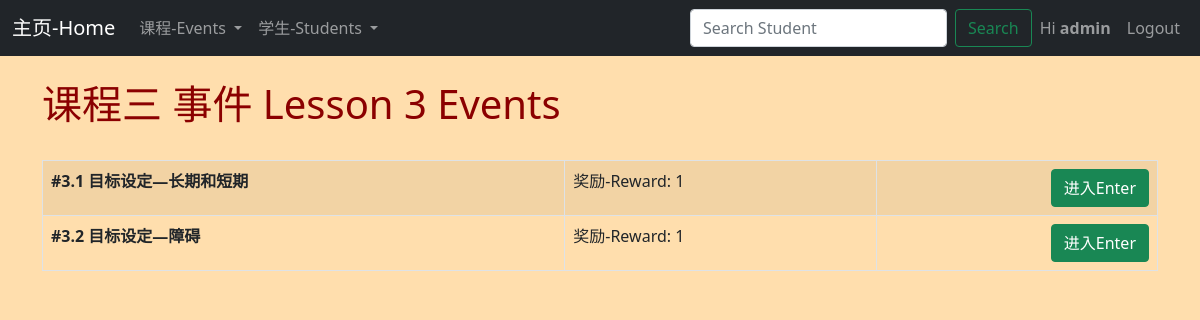
Page /events/lesson-three (signed in) on the committed database.
### events/models.py (models this page shows, shortened)
class Event(models.Model):
	name = models.CharField('Event Name', max_length=120 )
	description = models.TextField(blank = True)
	lesson = models.IntegerField("Lesson Number", blank=False)
	reward = models.IntegerField("Badge",blank=False, default="1")

### events/views.py (the view)
# urls.py: path('events/lesson-three', views.lesson_three, name = 'lesson-three'),
def lesson_three(request):
	event_list = Event.objects.all()
	return render(request,
		'events/lesson_three.html', {
		'event_list' : event_list
		})

### events/templates/events/lesson_three.html (shortened to what this page needs)
{% extends 'events/base.html' %}
{% block content %}
<head>
</head>
	<h1> 课程三 事件 Lesson 3 Events </h1>
<br/>
<table class="table table-striped table-hover table-bordered ">
{% for event in event_list %}
{% if event.lesson == 3 %}
        	<tr>
    			<td>
    					<strong>{{ event.name }}</strong>
    			</td>
    			<td>
    				奖励-Reward: {{ event.reward }}
    			</td>
    			<td>
    					<a href=" {% url 'show-event' event.id %}">
    					<input type = "submit" value = "进入Enter" class = "btn btn-success" style="float: right;"></a>
    			</td>
    		</tr>
{% endif %}
{% endfor %}
</table>
<br/>
{% endblock %}

### events/templates/events/navbar.html (shortened to what this page needs)
<nav class="navbar navbar-expand-lg navbar-dark bg-dark">
  <div class="container-fluid">
    <a class="navbar-brand" href="{%url 'home' %}">主页-Home</a>
    <div class="collapse navbar-collapse" id="navbarSupportedContent">
      <ul class="navbar-nav me-auto mb-2 mb-lg-0">
         <li class="nav-item dropdown">
          <a class="nav-link dropdown-toggle" href="#" id="navbarDropdown" role="button" data-bs-toggle="dropdown" aria-expanded="false">
            课程-Events
          </a>
        </li>
        <li class="nav-item dropdown">
          <a class="nav-link dropdown-toggle" href="#" id="navbarDropdown" role="button" data-bs-toggle="dropdown" aria-expanded="false">
            学生-Students
          </a>
        </li>
      </ul>
      <form class="d-flex" method = POST action = "{% url 'search-student' %}">
        <input class="form-control me-2" type="search" placeholder="Search Student" aria-label="Search" name="searched">
        <button class="btn btn-outline-success" type="submit">Search</button>
      </form>
        <ul class="nav navbar-nav navbar-right">
          {% if user.is_authenticated %}
          <li class="nav-item">
            <a class="nav-link" href="admin">Hi <strong>{{user}}</strong></a>
          </li>
          <li class="nav-item">
            <a class="nav-link" href="{%url 'logout' %}">Logout</a>
          </li>
          {% endif %}
        </ul>
    </div>
  </div>
</nav>

### events/templates/events/base.html (style rules this page uses)
body { background: #f4f4f4; }

### events/templates/events/lesson_three.html (style rules this page uses)
body { background-color: #FFDEAD; }
h1 { color: #8B0000; }

### rows in the picture
Event: name "#3.1 目标设定—长期和短期", reward "1"
Event: name "#3.2 目标设定—障碍", reward "1"

### other values in the picture
{{ user }} "admin"
